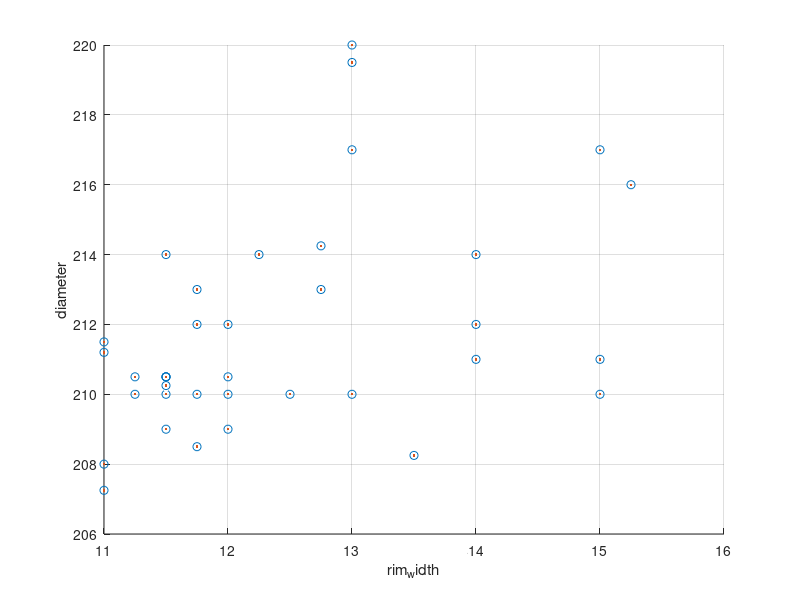
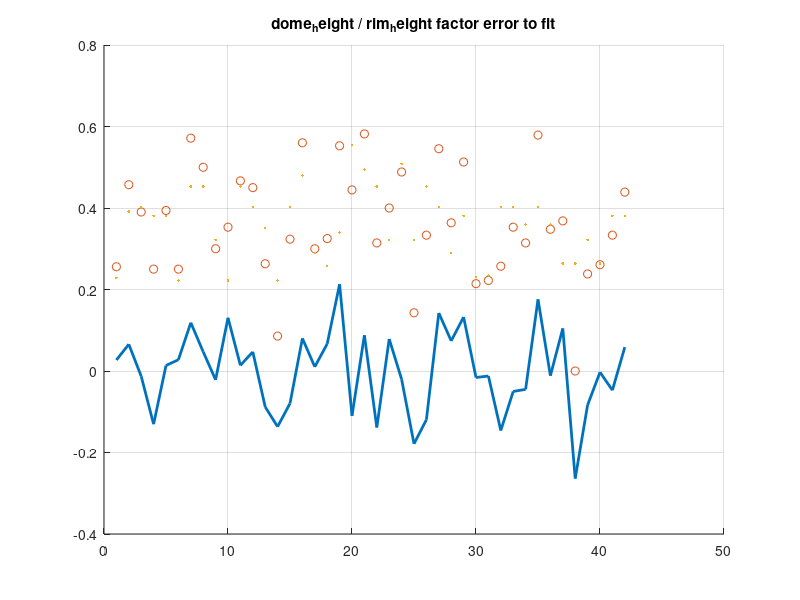

MATLAB code for these plots, in order:

% try to find some crap mapping from the PDGA 
% 'Rim Configuration' (blunt edge area measureed by a contour gauge)
% to the actual dome height and lowerf rim camber heights
% ideally this would loosely correlate to other supplied aspects of the
% disc; use our existing (manually measured/validated dataset) to formulate
% this relationship. Neural nets would be funny here....
% We need to make sure discs with generated dome/rim heights are flagged as
% 'unverified', so they can be updated later

clc;
clear all;

thickness = [ ...
20
15
15.5
16.5
15.5
19.25
17
16.75
19
17
18.5
15
18.5
15.1
17
14.5
17.5
19.5
19
15.5
16
22
16
16
15
16.25
17.5
15
18
15
17
20
15.9
18
20
14.5
19
18
19.5
22
8.5
19
12.25
20.75
16.2
16.5
15
15.25
15
15
];

rim_width = [...
10.25
24.5
21
24.5
24.5
12.25
24.5
17.5
9.8
19.5
13
24
22
16.8
12.5
21
20.5
12
12
23.5
19.25
13.5
21
17.8
19
19.25
10.5
19.25
22
19
19
10
12.3
13
10
23.5
10
19
10.8
9
8.5
13.25
9
9
15
11.5
19.75
19.5
21.5
22.75
];

rim_height = [...
8
4.75
6.25
6
5
7.5
3.75
6
-1
7
8.25
4
5.5
7
8
5.75
5.5
7
6.75
4.25
5
5.75
6
-1
6
5.5
6
5.5
5
7
4.75
5.5
-1
7
6.5
5.5
6
4
-1
7.5
-1
6
5
-1
-1
8
8
8.5
7
5.75
];

dome_height = [...
2.75
4
4
2
3.25
2.5
5
6
-1
3
4.5
3.5
4.5
2.5
0.75
2.75
7
3
3.25
5.25
4
8
2.75
-1
4
5.25
1
2.75
6
4
5
1.5
-1
2
2.25
3
2.75
5.5
-1
4
-1
3.5
0.5
-1
-1
0
2.5
3
3.5
4.5
];

rim_depth = [...
13
11.5
11.75
11.5
11.5
13
12
11.5
15.6
11.75
15
11.5
12.5
11
13
11.5
11.75
12.75
12.75
11
11
13.5
11.5
11.3
12
11
14
11.5
12
11.75
11.5
15.25
12.7
13
15
11.25
15
13
14.3
14
6.25
12.25
9
15
12.3
14
12
11.5
12
11.25
];

diameter = [...
219.5
210.25
210
210.5
210.5
217
209
209
212.2
212
217
209
210
211.2
217
210
208.5
213
214.25
211.5
207.25
208.25
209
211.4
212
208
212
209
210
213
210.5
216
214.4
220
210
210
211
210
210.2
211
70
214
150
210
215.4
214
212
214
210.5
210.5
];

blunt_edge = thickness - dome_height - rim_height;



%% assume we only have access to:
% - rim depth
% - rim width
% - blunt edge height
% - thickness
% - diameter

% and we need to derive the rim_height and dome_height
% or rather, the dome/rim height factor (determines what the split is for
% anything left over from 'thickness - blunt edge height'

dome_o_rim = dome_height ./ (dome_height + rim_height);

idx = rim_height ~= -1;
% get rid of buzzz mini and marker
[~, buzzzmini] = min(abs(diameter - 70));
idx(buzzzmini) = 1<0;
[~, buzzzmini] = min(abs(diameter - 150));
idx(buzzzmini) = 1<0;

figure(1); hold on; grid on;
% plot3(rim_width(idx), diameter(idx), dome_o_rim(idx), 'o')


X = rim_depth(idx);
Y = diameter(idx);
Z = dome_o_rim(idx);   

% X_nodes = linspace(min(X), max(X), 50);
% Y_nodes = linspace(min(Y), max(Y), 50);
% 
% disp('Get Grid Points');
% g = gridfit(X,Y,Z,X_nodes,Y_nodes, 'smoothness', [0.05, 0.05]);
% 
% disp('Plot Surface');
xlabel('rim_width'); 
ylabel('diameter'); 
zlabel('dome_height / rim_height factor')
%         
% surf(X_nodes,Y_nodes,g,...
%     'AlphaData',ones(size(g))*0.7, 'alphadatamapping', 'none',...
%     'FaceAlpha','flat');

plot3(X, Y, Z, 'o');

n = 1;
m = 1;
% p = polyFit2D(Z,X,Y,n,m)

% try with exact inputs
% Z_fit = polyVal2D(p,X,Y,n,m);

p = polyfit(Y, Z, 2)
Z_fit = polyval(p,Y);

plot3(X, Y, Z_fit, '.')

figure(2); hold on; grid on;
plot(Z - Z_fit, 'LineWidth', 2);
plot(Z, 'o');
plot(Z_fit, '.');
title('dome_height / rim_height factor error to fit')
























